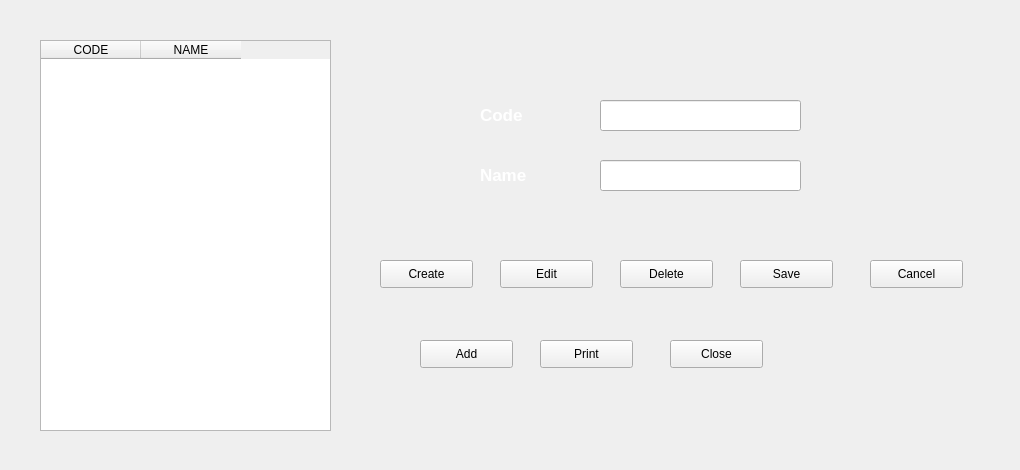
      <widget class="QWidget" name="Code4Details">
       <widget class="QLabel" name="label_6">
        <property name="geometry">
         <rect>
          <x>0</x>
          <y>0</y>
          <width>1011</width>
          <height>461</height>
         </rect>
        </property>
        <property name="autoFillBackground">
         <bool>false</bool>
        </property>
        <property name="text">
         <string/>
        </property>
        <property name="pixmap">
         <pixmap>../Empty.png</pixmap>
        </property>
       </widget>
       <widget class="QPushButton" name="pb_parameter_edit_5">
        <property name="geometry">
         <rect>
          <x>500</x>
          <y>260</y>
          <width>93</width>
          <height>28</height>
         </rect>
        </property>
        <property name="text">
         <string>Edit</string>
        </property>
       </widget>
       <widget class="QLabel" name="lb_parameter_name_5">
        <property name="geometry">
         <rect>
          <x>480</x>
          <y>160</y>
          <width>101</width>
          <height>31</height>
         </rect>
        </property>
        <property name="font">
         <font>
          <pointsize>13</pointsize>
          <weight>75</weight>
          <bold>true</bold>
         </font>
        </property>
        <property name="text">
         <string>&lt;html&gt;&lt;head/&gt;&lt;body&gt;&lt;p&gt;&lt;span style=&quot; color:#ffffff;&quot;&gt;Name&lt;/span&gt;&lt;/p&gt;&lt;/body&gt;&lt;/html&gt;</string>
        </property>
       </widget>
       <widget class="QLabel" name="lb_parameter_code_5">
        <property name="geometry">
         <rect>
          <x>480</x>
          <y>100</y>
          <width>101</width>
          <height>31</height>
         </rect>
        </property>
        <property name="font">
         <font>
          <pointsize>13</pointsize>
          <weight>75</weight>
          <bold>true</bold>
         </font>
        </property>
        <property name="text">
         <string>&lt;html&gt;&lt;head/&gt;&lt;body&gt;&lt;p&gt;&lt;span style=&quot; color:#ffffff;&quot;&gt;Code&lt;/span&gt;&lt;/p&gt;&lt;/body&gt;&lt;/html&gt;</string>
        </property>
       </widget>
       <widget class="QPushButton" name="pb_parameter_cancel_5">
        <property name="geometry">
         <rect>
          <x>870</x>
          <y>260</y>
          <width>93</width>
          <height>28</height>
         </rect>
        </property>
        <property name="text">
         <string>Cancel</string>
        </property>
       </widget>
       <widget class="QPushButton" name="pb_parameter_print_5">
        <property name="geometry">
         <rect>
          <x>540</x>
          <y>340</y>
          <width>93</width>
          <height>28</height>
         </rect>
        </property>
        <property name="text">
         <string>Print</string>
        </property>
       </widget>
       <widget class="QLineEdit" name="le_parameter_code_5">
        <property name="geometry">
         <rect>
          <x>600</x>
          <y>100</y>
          <width>201</width>
          <height>31</height>
         </rect>
        </property>
       </widget>
       <widget class="QPushButton" name="pb_parameter_save_5">
        <property name="geometry">
         <rect>
          <x>740</x>
          <y>260</y>
          <width>93</width>
          <height>28</height>
         </rect>
        </property>
        <property name="text">
         <string>Save</string>
        </property>
       </widget>
       <widget class="QPushButton" name="pb_parameter_close_5">
        <property name="geometry">
         <rect>
          <x>670</x>
          <y>340</y>
          <width>93</width>
          <height>28</height>
         </rect>
        </property>
        <property name="text">
         <string>Close</string>
        </property>
       </widget>
       <widget class="QPushButton" name="pb_parameter_create_5">
        <property name="geometry">
         <rect>
          <x>380</x>
          <y>260</y>
          <width>93</width>
          <height>28</height>
         </rect>
        </property>
        <property name="text">
         <string>Create</string>
        </property>
       </widget>
       <widget class="QTableWidget" name="tableWidget_5">
        <property name="geometry">
         <rect>
          <x>40</x>
          <y>40</y>
          <width>291</width>
          <height>391</height>
         </rect>
        </property>
        <property name="columnCount">
         <number>2</number>
        </property>
        <column>
         <property name="text">
          <string>CODE</string>
         </property>
        </column>
        <column>
         <property name="text">
          <string>NAME</string>
         </property>
        </column>
       </widget>
       <widget class="QLineEdit" name="le_parameter_name_5">
        <property name="geometry">
         <rect>
          <x>600</x>
          <y>160</y>
          <width>201</width>
          <height>31</height>
         </rect>
        </property>
        <property name="text">
         <string/>
        </property>
       </widget>
       <widget class="QPushButton" name="pb_parameter_delete_5">
        <property name="geometry">
         <rect>
          <x>620</x>
          <y>260</y>
          <width>93</width>
          <height>28</height>
         </rect>
        </property>
        <property name="text">
         <string>Delete</string>
        </property>
       </widget>
       <widget class="QPushButton" name="pb_parameter_add_5">
        <property name="geometry">
         <rect>
          <x>420</x>
          <y>340</y>
          <width>93</width>
          <height>28</height>
         </rect>
        </property>
        <property name="text">
         <string>Add</string>
        </property>
       </widget>
      </widget>
